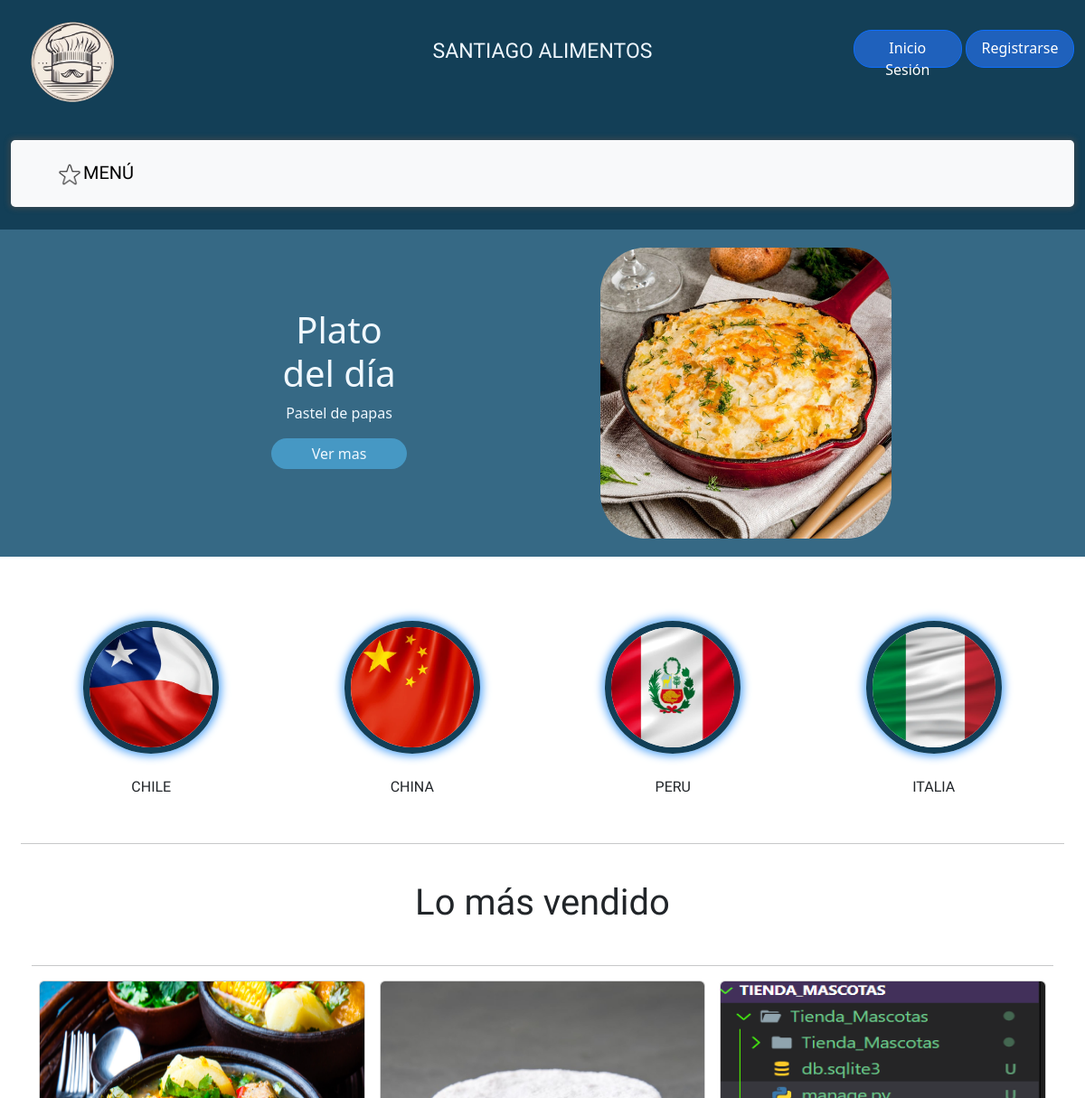
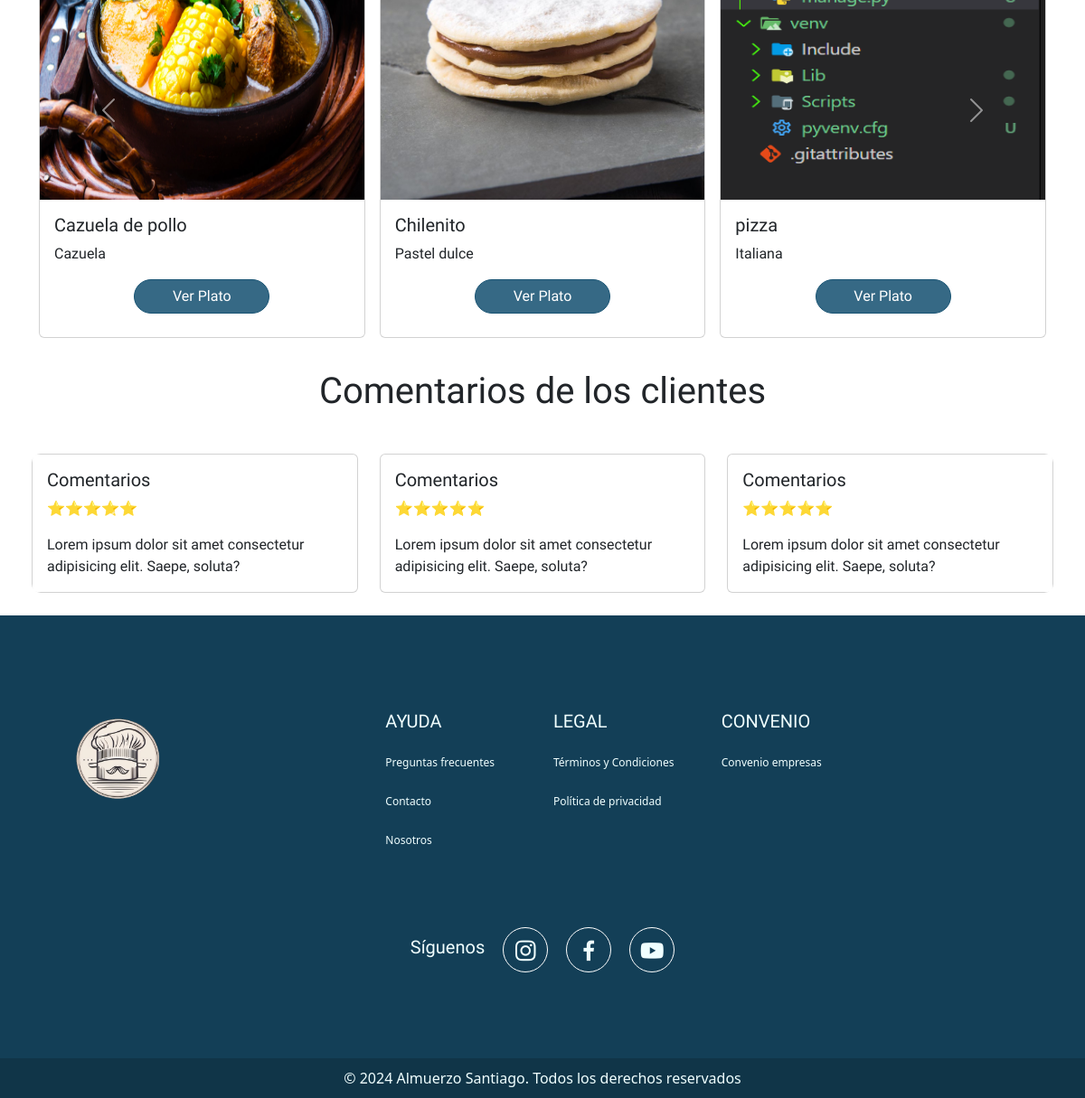
The page / on the database its author committed (2 pictures, top to bottom).
### Alimentos_Santiago/models.py (models this page shows, shortened)
class PlatoProveedor(models.Model):
    id = models.AutoField(primary_key=True)
    proveedor = models.ForeignKey(Proveedor, on_delete=models.CASCADE)
    nombre_plato = models.CharField('Nombre del plato', max_length=100, blank=False, null=False)
    descripcion = models.TextField()
    precio = models.IntegerField('Precio')
    stock = models.IntegerField()
    disponibilidad = models.BooleanField('Disponibilidad', default=True, blank=False, null=False) #mi no entender
    imagen = models.ImageField('Imagen del plato', upload_to='Alimentos_Santiago/media/platos/', blank=True, null=True)
    class Meta:
        verbose_name = 'Plato Proveedor'
        verbose_name_plural = 'Platos Proveedores'
        ordering = ['proveedor', 'nombre_plato']

### Alimentos_Santiago/views.py (the view)
# urls.py: path('', views.inicio, name='inicio'),
def inicio(request):
    perfil = request.session.get('perfil')
    platos = PlatoProveedor.objects.filter(stock__gt=0,disponibilidad=True)
    user_profile = None
    empresas = []
    if request.user.is_authenticated:
        try:
            user_profile = UserProfile.objects.get(user=request.user)
            empresas = user_profile.empresa.all()
        except UserProfile.DoesNotExist:
            user_profile = None
    context = {
        'perfil': perfil,
        'platos': platos,
        'user_profile': user_profile,
        'empresas': empresas,
    }
    return render(request, 'public/inicio.html', context)

### Alimentos_Santiago/context_processor.py (called while the page is built)
def total_carrito(request):
    total = 0
    if request.user.is_authenticated:
        if "carrito" in request.session and request.session["carrito"]:
            for key, value in request.session["carrito"].items():
                total += float(value["acumulado"])
    return {"total_carrito": total}

### Alimentos_Santiago/templates/public/inicio.html (shortened to what this page needs)
{% extends 'base.html' %}
{% load static %}
{% block content %}
    <div class="container-fluid" id="barra_principal">
      <div class="row">
        <div class="container col-4 col-sm-4 col-md-4 col-lg-4 col-xl-4">
          <a href="{% url 'inicio'%}"><img  class="logo" src="{% static 'img/Logo.png' %}" alt="..." ></a>
        </div>
        <div class="ver-menu col-4 col-sm-4 col-md-4 col-lg-4 col-xl-4">
          <p class="ver-menu">SANTIAGO ALIMENTOS</p>
        </div>
          <div class="usuario  col-4 col-sm-4 col-md-4 col-lg-4 col-xl-4">
            <div class="dropdown">
              {% if perfil != 'admin' and perfil != 'cliente' %}
                <a class="btn btn-primary" href="{% url 'iniciosesion' %}">Inicio Sesión</a>
                <a class="btn btn-primary" href="{% url 'registro' %}">Registrarse</a>
              {% endif %}
            </div>
          </div>
        <div class="col-12 col-sm-12 col-md-12 col-lg-12 col-xl-12">
          <nav id="navbar" class="navbar navbar-expand-lg bg-body-tertiary ">
            <div class="container-fluid">
              <div class="collapse navbar-collapse" id="navbarNavDropdown">
                <ul class="navbar-nav">
                  <li class="nav-item item_arriba">
                    <a class="nav-link active" aria-current="page" href="{% url 'menu' %}"><img src="{% static 'img/icono2.png'%}" width="30px">MENÚ</a>
                  </li>
                </ul>
              </div>
            </div>
          </nav>
        </div>
      </div>
    </div>
  <div class="plato-del-dia">
    <div class="plato">
      <h1 class="plato1">Plato del día</h1>
      <p>Pastel de papas</p>
      <button class="btn btn-custom-purple "><a href="{% url 'menu'%}">Ver mas</a></button>
    </div>
    <div class="imagen-plato-dia"  >
        <img  src="{% static 'img/pastel-de-papas.jpg'%}" alt="" >
    </div>
  </div>
  <div class="container" id="CCO">
    <div class="row">
      <div class="col-6 col-sm-6 col-md-3 col-lg-3 col-xl-3 text-center">
        <img class="img-circulo" src="{% static 'img/Chile.png'%}" alt="" width="200px">
        <p class="p-img-circulo">CHILE</p>
      </div>
      <div class="col-6 col-sm-6 col-md-3 col-lg-3 col-xl-3 text-center">
          <img class="img-circulo" src="{% static 'img/China.png'%}" alt="" width="200px">
          <p class="p-img-circulo">CHINA</p>
      </div>
      <div class="col-6 col-sm-6 col-md-3 col-lg-3 col-xl-3 text-center">
          <img class="img-circulo" src="{% static 'img/Peru.png'%}"alt="" width="200px">
          <p class="p-img-circulo">PERU</p>
      </div>
      <div class="col-6 col-sm-6 col-md-3 col-lg-3 col-xl-3 text-center">
          <img class="img-circulo" src="{% static 'img/Italia.png'%}" alt="" width="200px">
          <p class="p-img-circulo">ITALIA</p>
      </div>
      <hr>
      <div class="col-12 col-sm-12 col-md-12 col-lg-12 col-xl-12">
        <div class="lo-mas-vendido">
          <h1>Lo más vendido</h1>
          <hr>
        </div>
        <div id="carouselExampleAutoplaying" class="carousel slide" data-bs-ride="carousel">
          <div class="carousel-inner">
            <div class="carousel-item active">
              <div class="d-flex flex-row">
                {% for plato in platos %}
                <div class="col mx-2">
                  <div class="card">
                    {% if plato.imagen %}
                      <img src="{{ plato.imagen.url }}" class="card-img-top img-carrusel1" alt="...">
                    {% else %}
                      <span>No hay foto disponible</span>
                    {% endif %}
                    <div class="card-body">
                      <h5 class="card-title">{{ plato.nombre_plato }}</h5>
                      <p class="card-text">{{ plato.descripcion }}</p>
                      <center><a href="{% url 'detalle_plato' plato.id %}" class="btn btn-custom-purple">Ver Plato</a></center>
                    </div>
                  </div>
                </div>
                {% endfor %}
              </div>
            </div>
          </div>
          <button class="carousel-control-prev" type="button" data-bs-target="#carouselExampleAutoplaying" data-bs-slide="prev">
            <span class="carousel-control-prev-icon" aria-hidden="true"></span>
          </button>
          <button class="carousel-control-next" type="button" data-bs-target="#carouselExampleAutoplaying" data-bs-slide="next">
            <span class="carousel-control-next-icon" aria-hidden="true"></span>
          </button>
        </div>
      </div>
    </div>
  </div>
  <div class="container" id="CCO">
    <div class="row">
      <div class="col-12 col-sm-12 col-md-12 col-lg-12 col-xl-12">
        <div class="lo-mas-vendido">
          <h1>Comentarios de los clientes</h1>
        </div>
        <div id="carouselExampleInterval" class="carousel slide" data-bs-ride="carousel">
          <div class="carousel-inner">
            <div class="carousel-item active" data-bs-interval="4000">
              <div class="row row-cols-1 row-cols-md-3 g-4">
                <div class="col">
                  <div class="card h-100">
                    <div class="card-body">
                      <h5 class="card-title">Comentarios</h5>
                      <p>⭐⭐⭐⭐⭐</p>
                      <p class="card-text">Lorem ipsum dolor sit amet consectetur adipisicing elit. Saepe, soluta?</p>
                    </div>
                  </div>
                </div>
                <div class="col">
                  <div class="card h-100">
                    <div class="card-body">
                      <h5 class="card-title">Comentarios</h5>
                      <p>⭐⭐⭐⭐⭐</p>
                      <p class="card-text">Lorem ipsum dolor sit amet consectetur adipisicing elit. Saepe, soluta?</p>
                    </div>
                  </div>
                </div>
                <div class="col">
                  <div class="card h-100">
                    <div class="card-body">
                      <h5 class="card-title">Comentarios</h5>
                      <p>⭐⭐⭐⭐⭐</p>
                      <p class="card-text">Lorem ipsum dolor sit amet consectetur adipisicing elit. Saepe, soluta?</p>
                    </div>
                  </div>
                </div>
              </div>
            </div>
          </div>
          <button class="carousel-control-prev" type="button" data-bs-target="#carouselExampleInterval" data-bs-slide="prev">
            <span class="carousel-control-prev-icon" aria-hidden="true"></span>
          </button>
          <button class="carousel-control-next" type="button" data-bs-target="#carouselExampleInterval" data-bs-slide="next">
            <span class="carousel-control-next-icon" aria-hidden="true"></span>
          </button>
        </div>
        </div>
      </div>
      </div>
{% endblock %}

### Alimentos_Santiago/static/css/estilo.css (style rules this page uses)
.container { padding: 5px; font-family: "Oswald"; }
.logo { width: 150px; margin-top: -10px; }
.navbar { border-radius: 5px; box-shadow: 0px 0px 5px 3px rgba(75, 75, 75, 0.5); margin-top: 5px; }
.usuario { display: flex; justify-content: end; margin-top: 33px; }
#barra_principal { background-color: #133F57; padding-bottom: 25px; }
.ver-menu p { display: flex; justify-content: center; margin-top: 40px; font-size: 23px; color: aliceblue; font-family: "Oswald"; }
.plato-del-dia { display: flex; align-items: center; justify-content: center; text-align: center; background: #366985; color: aliceblue; padding-top: 20px; padding-bottom: 20px; }
.imagen-plato-dia img { width: 43%; border-radius: 50px; }
.plato-del-dia button { border-radius: 20px; padding: 5px 10px; background: #4698c4; border: none; }
.plato { margin-left: 25%; }
.plato-del-dia button a { text-decoration: none; color: aliceblue; }
.lo-mas-vendido h1 { text-align: center; margin-top: 25px; margin-bottom: 45px; }
.carousel-inner { border-radius: 10px; }
.img-carrusel1 { width: 100%; height: 350px; }
.img-circulo { border-radius: 100%; border: 7px solid #133F57; width: 150px; margin-top: 25%; box-shadow: 0px 0px 10px 3px #62adf9; margin-bottom: 25px; }
.p-img-circulo { text-align: center; margin-bottom: 50px; }
.nav-item { padding: 5px 30px 5px 30px; font-family: "Oswald"; font-size: 20px; }
.btn-custom-purple { background-color: #366985; border-color: #195474; color: white; border-radius: 20px; width: 150px; margin:auto; margin-bottom: 10px; }
.btn-primary { background-color: #1f61bc; color: white; border-radius: 20px; width: 120px; height: 42px; padding-top: 7px; }
span { color: red; }

### rows shown on the page
PlatoProveedor: imagen (picture), nombre_plato "Cazuela de pollo", descripcion "Cazuela"
PlatoProveedor: imagen (picture), nombre_plato "Chilenito", descripcion "Pastel dulce"
PlatoProveedor: imagen (picture), nombre_plato "pizza", descripcion "Italiana"
